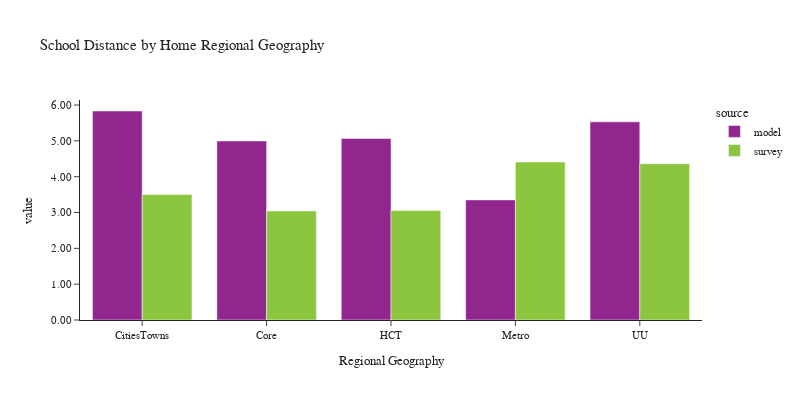

Here is the notebook cell this chart was saved with:
### Code cell
plot_school_location(df_students, 'rg_proposed_home', 'Home Regional Geography', 'Regional Geography')

### Figure 1 — Plotly figure (JSON) as saved in the notebook; plotly's stock layout.template omitted (floating-point values rounded to 4 significant figures)
{"data": [{"alignmentgroup": "True", "customdata": [[107439], [294566], [281375], [354685], [47068]], "hovertemplate": "source=model<br>rg_proposed_home=%{x}<br>value=%{y}<br>sample count=%{customdata[0]}<extra></extra>", "legendgroup": "model", "marker": {"color": "#91268F", "pattern": {"shape": ""}}, "name": "model", "offsetgroup": "model", "orientation": "v", "showlegend": true, "textposition": "auto", "type": "bar", "x": ["CitiesTowns", "Core", "HCT", "Metro", "UU"], "xaxis": "x", "y": [5.834, 4.996, 5.068, 3.353, 5.531], "yaxis": "y"}, {"alignmentgroup": "True", "customdata": [[87], [173], [206], [247], [21]], "hovertemplate": "source=survey<br>rg_proposed_home=%{x}<br>value=%{y}<br>sample count=%{customdata[0]}<extra></extra>", "legendgroup": "survey", "marker": {"color": "#8CC63E", "pattern": {"shape": ""}}, "name": "survey", "offsetgroup": "survey", "orientation": "v", "showlegend": true, "textposition": "auto", "type": "bar", "x": ["CitiesTowns", "Core", "HCT", "Metro", "UU"], "xaxis": "x", "y": [3.506, 3.045, 3.059, 4.411, 4.365], "yaxis": "y"}], "layout": {"barmode": "group", "font": {"size": 11}, "height": 400, "legend": {"title": {"text": "source"}, "tracegroupgap": 0}, "title": {"text": "School Distance by Home Regional Geography"}, "width": 800, "xaxis": {"anchor": "y", "domain": [0.0, 1.0], "title": {"text": "Regional Geography"}}, "yaxis": {"anchor": "x", "domain": [0.0, 1.0], "tickformat": ".2f", "title": {"text": "value"}}}}
